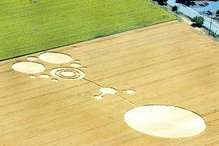
#> input picture Assignment 4/crop1.jpg, 219 x 146 px, shrunk from 480 x 319 before the run
$ python test.py
#> lines starting #> are read from the running program, lines starting #| are printed output that depends on the picture
### Assignment 4/computeH.py
import numpy as np

def computeH(t1, t2):
    #Compute p1
    p1 = np.append(t1, np.ones((1, t1.shape[1])), axis=0)

    #Create A array
    A = np.array([
        np.row_stack((p1[:, 0].T, np.zeros(3), - t2[0, 0] * p1[:, 0].T)).flatten(),
        np.row_stack((np.zeros(3), p1[:, 0].T, - t2[1, 0] * p1[:, 0].T)).flatten(),
    ])
    for i in range(1, t1.shape[1]):
        A = np.row_stack((A, np.row_stack((p1[:, i].T, np.zeros(3), - t2[0, i] * p1[:, i].T)).flatten()))
        A = np.row_stack((A, np.row_stack((np.zeros(3), p1[:, i].T, - t2[1, i] * p1[:, i].T)).flatten()))

    #Find least eigen value
    _, _, vt = np.linalg.svd(A)
    least_eigen_valued_vector = vt[-1]
    return least_eigen_valued_vector.reshape((3, 3))

### Assignment 4/warpImage.py
import numpy as np
import cv2
import matplotlib.pyplot as plt
from copy import copy

def warpImage(inputIm, refIm, H):
    # warpIm, is the input image inputIm warped
    # according to H to fit within the frame of the reference image refIm
    #Get Boundaries
    input_boundaries = np.array([[a, b, 1]
                                 for a in [0, inputIm.shape[1]]
                                 for b in [0, inputIm.shape[0]]
                                ])
    ref_boundaries = np.matmul(H, input_boundaries.T)
    ref_boundaries = (ref_boundaries / ref_boundaries[-1, :])[:2, :]

    #Minimum and Maximum boundaries
    min_ref = np.floor(np.min(ref_boundaries, axis=1))
    max_ref = np.ceil(np.max(ref_boundaries, axis=1))

    #Get all pixels for the warpIm dimension using boundaries
    xx, yy = np.meshgrid(np.arange(min_ref[0], max_ref[0]),
                         np.arange(min_ref[1], max_ref[1]))
    pixels = np.row_stack((xx.reshape(-1), yy.reshape(-1), np.ones(xx.shape[0] * xx.shape[1])))

    #Convert these pixels to match the coordinates with the inputIm
    H_inv = np.linalg.inv(H)
    pixels = np.matmul(H_inv, pixels)
    pixels = pixels / pixels[-1, :]
    pixels = pixels[:-1]

    #Find out warpIm using the pixels
    warpIm = []
    for i in range(pixels.shape[1]):
        #x - column and y - row
        if pixels[1, i] < inputIm.shape[0] and pixels[1, i] >= 0 and \
            pixels[0, i] < inputIm.shape[1] and pixels[0, i] >= 0:
                #Pixels are in the correct InputIm dimension
                warpIm.append(inputIm[np.int16(pixels[1, i]), np.int16(pixels[0, i])])
        #Pixels are not in the correct inputIm dimension
        else: warpIm.append(np.zeros(3))

    warpIm = np.array(warpIm).reshape(xx.shape[0], xx.shape[1], 3).astype(np.uint8)

    #Merge Image
    mergeIm = copy(warpIm)
    #If there is no [0, 0] in meshgrid, we need to add columns to make sure it is present
    if xx[0, 0] * xx[0, -1] > 0:
        if xx[0, 0] < 0:
            xx2, yy2 = np.meshgrid(np.arange(xx[0][-1] + 1, 1), np.arange(min_ref[1], max_ref[1]))
            add_zeros = np.zeros((xx2.shape[0], xx2.shape[1], 3))
            xx = np.column_stack((xx, xx2))
            yy = np.column_stack((yy, yy2))
            mergeIm = np.column_stack((mergeIm, add_zeros))
        else:
            xx2, yy2 = np.meshgrid(np.arange(0, xx[0][0]), np.arange(min_ref[1], max_ref[1]))
            add_zeros = np.zeros((xx2.shape[0], xx2.shape[1], 3))
            xx = np.column_stack((xx2, xx))
            yy = np.column_stack((yy2, yy))
            mergeIm = np.column_stack((add_zeros, mergeIm))

    if yy[0, 0] * yy[-1, 0] > 0:
        if yy[0, 0] < 0:
            xx2, yy2 = np.meshgrid(np.arange(xx[0, 0], xx[0, -1] + 1), np.arange(yy[0][-1] + 1, 1))
            add_zeros = np.zeros((xx2.shape[0], xx2.shape[1], 3))
            xx = np.row_stack((xx, xx2))
            yy = np.row_stack((yy, yy2))
            mergeIm = np.row_stack((mergeIm, add_zeros))
        else:
            xx2, yy2 = np.meshgrid(np.arange(xx[0, 0], xx[0, -1] + 1), np.arange(0, yy[0][0]))
            add_zeros = np.zeros((xx2.shape[0], xx2.shape[1], 3))
            xx = np.row_stack((xx2, xx))
            yy = np.row_stack((yy2, yy))
            mergeIm = np.row_stack((add_zeros, mergeIm))

    #Since we have [0, 0] in meshgrid, we need to find this origin
    refStart_x, refStart_y = np.where(xx[0] == 0)[0][0], np.where(yy[:, 0] == 0)[0][0]

    #If there are lesser dimensions in warpIm than in refIm from the origin point in warpIm,
    #add rows and columns to make it to the correct precision
    dimension_x =  mergeIm.shape[1] - refStart_x
    if dimension_x < refIm.shape[1]: #Increasing columns
        mergeIm = np.column_stack((mergeIm,
                                   np.zeros((mergeIm.shape[0], refIm.shape[1] - dimension_x + 1, 3))))

    dimension_y =  mergeIm.shape[0] - refStart_y
    if dimension_y < refIm.shape[0]: #Increasing rows
        mergeIm = np.row_stack((mergeIm,
                                np.zeros((refIm.shape[0] - dimension_y + 1, mergeIm.shape[1], 3))))

    #Add refIm to warpIm
    for i in range(refStart_y, refIm.shape[0] + refStart_y):
        for j in range(refStart_x, refIm.shape[1] + refStart_x):
            if (mergeIm[i, j] == np.zeros(3)).all():
                mergeIm[i, j] = refIm[i - refStart_y, j - refStart_x]

    return warpIm, mergeIm

### Assignment 4/readImage.py
import matplotlib.pyplot as plt
import numpy as np
from matplotlib.widgets import Cursor
import matplotlib.image as mpimg


def readImage(img1, img2):
    # Create a 1x2 grid of subplots
    fig, ax = plt.subplots(1, 2)

    # Plot the images
    ax[0].imshow(img1)
    ax[0].set_title('Image 1')

    ax[1].imshow(img2)
    ax[1].set_title('Image 2')

    #Use cursors
    cursor1 = Cursor(ax[0], useblit=True, color='red', linewidth=1)
    cursor2 = Cursor(ax[1], useblit=True, color='red', linewidth=1)

    points_1, points_2 = [], []
    # # Function to handle mouse clicks
    # [7 lines left out: function onclick, not called in this run]
    # # Connect the click event to the function
    fig.canvas.mpl_connect('button_press_event', onclick)

    # # Show the plot
    plt.tight_layout()
    plt.show()

    assert (len(points_1) > 3) and (len(points_2) > 3), \
        f"Have to choose a minimum of 4 points. Your len(points_1) = {len(points_1)}, len(points_2) = {len(points_2)}"
    assert len(points_1) == len(points_2), \
        f"Have to choose equal number of points on both sides. Your len(points_1) = {len(points_1)} != len(points_2) = {len(points_2)}"
    return np.array(points_1).T, np.array(points_2).T

### Assignment 4/test.py
from computeH import computeH
import numpy as np
import matplotlib.pyplot as plt
import cv2
from readImage import readImage
from warpImage import warpImage
#Field
inputIm, refIm = cv2.imread('crop1.jpg'), cv2.imread('crop2.jpg')
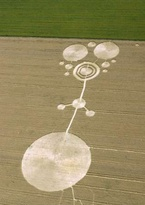
#> input picture Assignment 4/crop2.jpg, 145 x 205 px, shrunk from 317 x 450 before the run
#> inputIm is the input picture: shape (146, 219, 3); mean B, G, R 120.8, 193, 203.1
#> refIm is the input picture: shape (205, 145, 3); mean B, G, R 96.1, 138.3, 150
points_1, points_2 = np.load('cc1.npy').T, np.load('cc2.npy').T
#> (reads Assignment 4/cc1.npy from the repository)
#> (reads Assignment 4/cc2.npy from the repository)

H = computeH(points_1, points_2)
warpIm, mergeIm = warpImage(inputIm=inputIm, refIm=refIm, H=H)
#> after the loop in warpImage, `for i in range(pixels.shape[1]):`: warpIm = 91494 items
#> in warpImage, `add_zeros = np.zeros((xx2.shape[0], xx2.shape[1], 3))`: add_zeros: shape (221, 134, 3) float64; every value is 0
#> in warpImage, `refStart_x, refStart_y = np.where(xx[0] == 0)[0][0], np.where(yy[:, 0]..`: refStart_x = 0; refStart_y = 56
#> in warpImage, `dimension_x =  mergeIm.shape[1] - refStart_x`: dimension_x = 548
#> in warpImage, `dimension_y =  mergeIm.shape[0] - refStart_y`: dimension_y = 165
cv2.imshow('Warped Image', warpIm)
cv2.waitKey(0)

cv2.imshow('Merged Image', mergeIm)
cv2.waitKey(0)

#WDC
inputIm, refIm = cv2.imread('wdc1.jpg'), cv2.imread('wdc2.jpg')
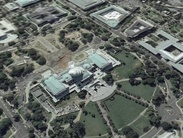
#> input picture Assignment 4/wdc1.jpg, 183 x 138 px, shrunk from 400 x 302 before the run
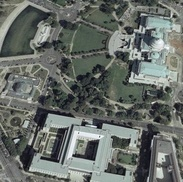
#> input picture Assignment 4/wdc2.jpg, 183 x 182 px, shrunk from 400 x 399 before the run
#> inputIm is the input picture: shape (138, 183, 3); mean B, G, R 99.9, 105.3, 99.9
#> refIm is the input picture: shape (182, 183, 3); mean B, G, R 104.2, 108.7, 103.2
points_1, points_2 = np.load('points.npy')
#> (reads Assignment 4/points.npy from the repository)

H = computeH(points_1, points_2)
#> H = [[0.00189, 0.000221, -0.979], [-0.000872, 0.00109, -0.206], [1.41e-06, -5.67e-06, -0.00118]]
warpIm, mergeIm = warpImage(inputIm=inputIm, refIm=refIm, H=H)
#> in warpImage (call 2), `input_boundaries = np.array([[a, b, 1] for a in [0, inputIm.shape[1]] ..`: input_boundaries = [[0, 0, 1], [0, 138, 1], [183, 0, 1], [183, 138, 1]]
#> in warpImage (call 2), `ref_boundaries = np.matmul(H, input_boundaries.T)`: ref_boundaries = [[-0.979, -0.948, -0.633, -0.602], [-0.206, -0.055, -0.365, -0.215], [-0.00118, -0.00196, -0.000922, -0.0017]]
#> in warpImage (call 2), `ref_boundaries = (ref_boundaries / ref_boundaries[-1, :])[:2, :]`: ref_boundaries = [[829.3, 483.1, 686.5, 353.4], [174.2, 28.03, 396.1, 125.9]]
#> in warpImage (call 2), `min_ref = np.floor(np.min(ref_boundaries, axis=1))`: min_ref = [353, 28]
#> in warpImage (call 2), `max_ref = np.ceil(np.max(ref_boundaries, axis=1))`: max_ref = [830, 397]
#> in warpImage (call 2), `H_inv = np.linalg.inv(H)`: H_inv = [[297, -703.3, -123783.6], [159.7, 102.8, -150368.5], [-0.412, -1.33, -272.9]]
#> after the loop in warpImage (call 2), `for i in range(pixels.shape[1]):`: warpIm = 176013 items
#> in warpImage (call 2), `add_zeros = np.zeros((xx2.shape[0], xx2.shape[1], 3))`: add_zeros: shape (369, 353, 3) float64; every value is 0
#> in warpImage (call 2), `add_zeros = np.zeros((xx2.shape[0], xx2.shape[1], 3))`: add_zeros: shape (28, 830, 3) float64; every value is 0
#> in warpImage (call 2), `refStart_x, refStart_y = np.where(xx[0] == 0)[0][0], np.where(yy[:, 0]..`: refStart_y = 0
#> in warpImage (call 2), `dimension_x =  mergeIm.shape[1] - refStart_x`: dimension_x = 830
#> in warpImage (call 2), `dimension_y =  mergeIm.shape[0] - refStart_y`: dimension_y = 397
#> after the loop in warpImage (call 2), `for i in range(refStart_y, refIm.shape[0] + refStart_y):`:
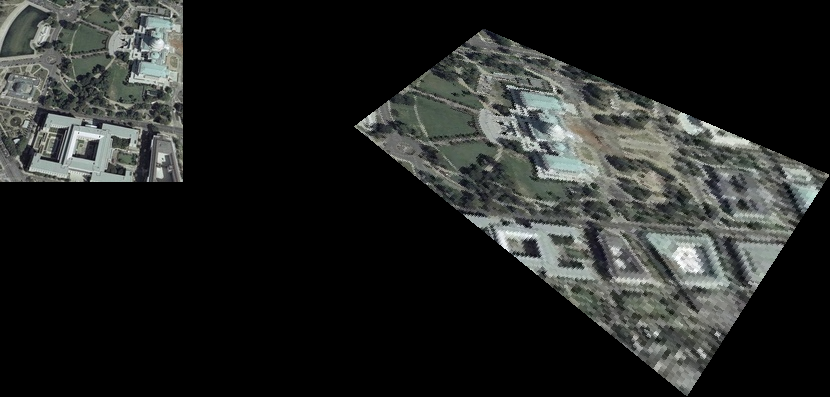
#> mergeIm: shape (397, 830, 3) float64; mean of channels 0, 1, 2 36.4, 38.1, 36.3; drawn as B, G, R
cv2.imshow('Warped Image', warpIm)
cv2.waitKey(0)

cv2.imshow('Merged Image', mergeIm)
cv2.waitKey(0)
cv2.imwrite('wdc_merged.png', mergeIm)

#Nature
inputIm, refIm = cv2.imread('nature1.jpg'), cv2.imread('nature2.jpg')
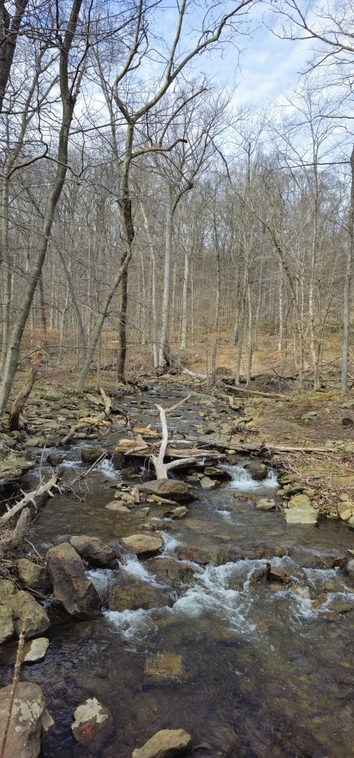
#> input picture Assignment 4/nature1.jpg, 354 x 758 px, shrunk from 775 x 1661 before the run
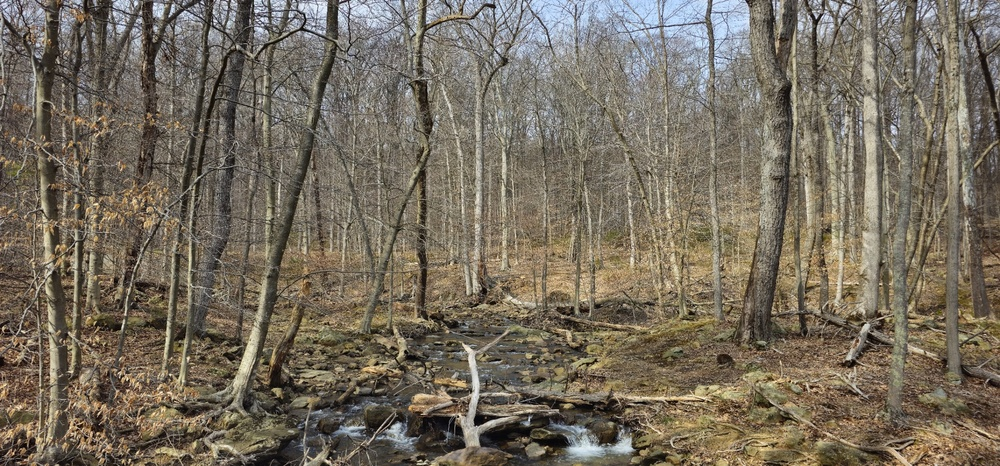
#> input picture Assignment 4/nature2.jpg, 1000 x 466 px, shrunk from 2190 x 1021 before the run
#> inputIm is the input picture: shape (758, 354, 3); mean B, G, R 116, 120.3, 122
#> refIm is the input picture: shape (466, 1000, 3); mean B, G, R 94.4, 109, 117.9
points_1, points_2 = readImage(inputIm, refIm)
#> in readImage, `plt.show()`:
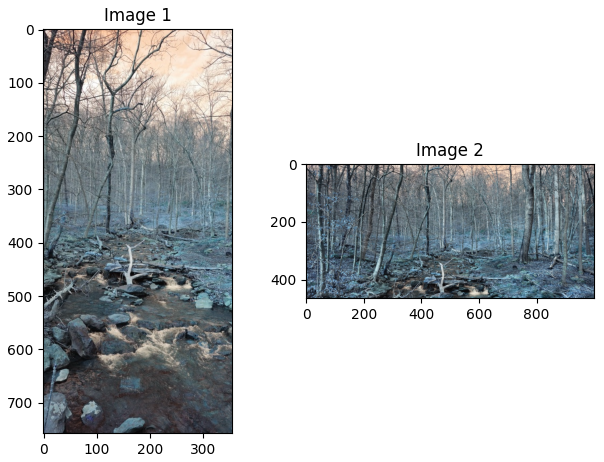
#> figure drawn by matplotlib, 2 panels; B, G, R data is drawn as R, G, B
#> (the run stopped early here; a loop or call above may not have finished)
